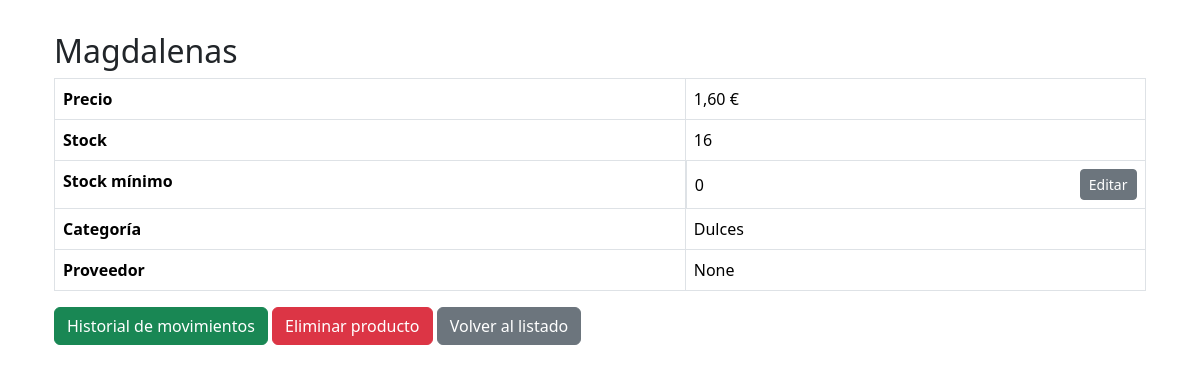
/producto/18/, run on the app's committed database.
### producto/models.py (models this page shows, shortened)
class Producto(models.Model):
    nombre = models.CharField(max_length=200)
    precio = models.DecimalField(max_digits=6, decimal_places=2, default=0.00)
    categoria = models.ForeignKey(Categoria, on_delete=models.CASCADE, null=True, blank=True)
    proveedor = models.ForeignKey(Proveedor, on_delete=models.CASCADE, null=True, blank=True)
    stock = models.PositiveIntegerField(default=0)
    stock_minimo = models.IntegerField(default=0)

### categoria/models.py (models this page shows)
class Categoria(models.Model):
    nombre = models.CharField(max_length=100)
    def __str__(self):
        return self.nombre

### inventario/views.py (the view)
# urls.py: path('producto/<int:pk>/', ProductoDetailView.as_view(), name='producto_detail'),
class ProductoDetailView(DetailView):
    model = Producto
    template_name = 'productos/producto_detail.html'
    context_object_name = 'producto'
    def get_context_data(self, **kwargs):
        context = super().get_context_data(**kwargs)
        context['stock'] = self.object.stock
        return context

### inventario/templates/productos/producto_detail.html
{% extends "layout.html" %}
{% block "page_content" %}
    <div class="container mt-4">
    <h2>{{ producto.nombre }}</h2>
    <table class="table table-bordered">
        <tr>
            <th>Precio</th>
            <td>{{ producto.precio }} €</td>
        </tr>
        <tr>
            <th>Stock</th>
            <td>{{ producto.stock }}</td>
        </tr>
        <tr>
            <th>Stock mínimo</th>
            <td class="d-flex justify-content-between align-items-center">
                {{ producto.stock_minimo }}
                <a href="{% url 'stock_minimo_update' object.pk %}" class="btn btn-sm btn-secondary ms-2">
                    Editar
                  </a>
            </td>
        </tr>
        <tr>
            <th>Categoría</th>
            <td>{{ producto.categoria }}</td>
        </tr>
        <tr>
            <th>Proveedor</th>
            <td>{{ producto.proveedor }}</td>
        </tr>
    </table>
    <a href="{% url 'historial' object.pk %}" class="btn btn-success">Historial de movimientos</a>
    <a href="{% url 'producto_delete' object.pk %}" class="btn btn-danger">Eliminar producto</a>
    <a href="{% url 'productos_all' %}" class="btn btn-secondary">Volver al listado</a>
</div>
{% endblock %}

### data on the page
Producto: nombre "Magdalenas", precio "1,60", stock "16", stock_minimo "0", categoria "Dulces", proveedor "None"
